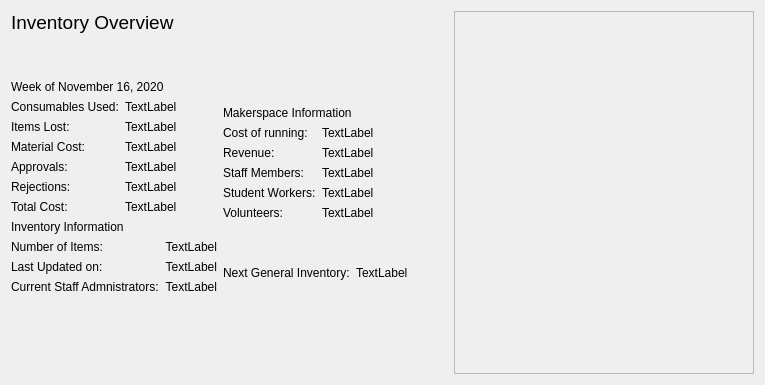
     <widget class="QWidget" name="page_4">
      <layout class="QVBoxLayout" name="verticalLayout_7">
       <item>
        <layout class="QHBoxLayout" name="horizontalLayout_27">
         <item>
          <layout class="QVBoxLayout" name="verticalLayout_28">
           <item>
            <widget class="QLabel" name="label_41">
             <property name="font">
              <font>
               <pointsize>14</pointsize>
              </font>
             </property>
             <property name="text">
              <string>Inventory Overview</string>
             </property>
            </widget>
           </item>
           <item>
            <spacer name="verticalSpacer_13">
             <property name="orientation">
              <enum>Qt::Vertical</enum>
             </property>
             <property name="sizeHint" stdset="0">
              <size>
               <width>20</width>
               <height>40</height>
              </size>
             </property>
            </spacer>
           </item>
           <item>
            <widget class="QLabel" name="main_date_label">
             <property name="text">
              <string>Week of November 16, 2020</string>
             </property>
            </widget>
           </item>
           <item>
            <layout class="QHBoxLayout" name="horizontalLayout_22">
             <item>
              <layout class="QVBoxLayout" name="verticalLayout_25">
               <item>
                <widget class="QLabel" name="cons_label">
                 <property name="text">
                  <string>Consumables Used:</string>
                 </property>
                </widget>
               </item>
               <item>
                <widget class="QLabel" name="item_lost_label">
                 <property name="text">
                  <string>Items Lost:</string>
                 </property>
                </widget>
               </item>
               <item>
                <widget class="QLabel" name="material_cost_label">
                 <property name="text">
                  <string>Material Cost:</string>
                 </property>
                </widget>
               </item>
               <item>
                <widget class="QLabel" name="approvals_label">
                 <property name="text">
                  <string>Approvals:</string>
                 </property>
                </widget>
               </item>
               <item>
                <widget class="QLabel" name="rejections_label">
                 <property name="text">
                  <string>Rejections:</string>
                 </property>
                </widget>
               </item>
               <item>
                <widget class="QLabel" name="total_cost_label">
                 <property name="text">
                  <string>Total Cost:</string>
                 </property>
                </widget>
               </item>
              </layout>
             </item>
             <item>
              <layout class="QVBoxLayout" name="verticalLayout_26">
               <item>
                <widget class="QLabel" name="cons_value">
                 <property name="font">
                  <font>
                   <weight>50</weight>
                   <bold>false</bold>
                  </font>
                 </property>
                 <property name="text">
                  <string>TextLabel</string>
                 </property>
                </widget>
               </item>
               <item>
                <widget class="QLabel" name="item_lost_value">
                 <property name="font">
                  <font>
                   <weight>50</weight>
                   <bold>false</bold>
                  </font>
                 </property>
                 <property name="text">
                  <string>TextLabel</string>
                 </property>
                </widget>
               </item>
               <item>
                <widget class="QLabel" name="material_cost_value">
                 <property name="font">
                  <font>
                   <weight>50</weight>
                   <bold>false</bold>
                  </font>
                 </property>
                 <property name="text">
                  <string>TextLabel</string>
                 </property>
                </widget>
               </item>
               <item>
                <widget class="QLabel" name="approvals_value">
                 <property name="font">
                  <font>
                   <weight>50</weight>
                   <bold>false</bold>
                  </font>
                 </property>
                 <property name="text">
                  <string>TextLabel</string>
                 </property>
                </widget>
               </item>
               <item>
                <widget class="QLabel" name="rejections_value">
                 <property name="font">
                  <font>
                   <weight>50</weight>
                   <bold>false</bold>
                  </font>
                 </property>
                 <property name="text">
                  <string>TextLabel</string>
                 </property>
                </widget>
               </item>
               <item>
                <widget class="QLabel" name="total_cost_value">
                 <property name="font">
                  <font>
                   <weight>50</weight>
                   <bold>false</bold>
                  </font>
                 </property>
                 <property name="text">
                  <string>TextLabel</string>
                 </property>
                </widget>
               </item>
              </layout>
             </item>
            </layout>
           </item>
           <item>
            <widget class="QLabel" name="label_49">
             <property name="text">
              <string>Inventory Information</string>
             </property>
            </widget>
           </item>
           <item>
            <layout class="QVBoxLayout" name="verticalLayout_27">
             <item>
              <layout class="QHBoxLayout" name="horizontalLayout_26">
               <item>
                <widget class="QLabel" name="n_of_items_label">
                 <property name="text">
                  <string>Number of Items:</string>
                 </property>
                </widget>
               </item>
               <item>
                <widget class="QLabel" name="current_n_of_items_value">
                 <property name="font">
                  <font>
                   <weight>50</weight>
                   <bold>false</bold>
                  </font>
                 </property>
                 <property name="accessibleDescription">
                  <string>0</string>
                 </property>
                 <property name="text">
                  <string>TextLabel</string>
                 </property>
                 <property name="alignment">
                  <set>Qt::AlignRight|Qt::AlignTrailing|Qt::AlignVCenter</set>
                 </property>
                </widget>
               </item>
              </layout>
             </item>
             <item>
              <layout class="QHBoxLayout" name="horizontalLayout_25">
               <item>
                <widget class="QLabel" name="last_update_label">
                 <property name="text">
                  <string>Last Updated on:</string>
                 </property>
                </widget>
               </item>
               <item>
                <widget class="QLabel" name="last_update_value">
                 <property name="font">
                  <font>
                   <weight>50</weight>
                   <bold>false</bold>
                  </font>
                 </property>
                 <property name="text">
                  <string>TextLabel</string>
                 </property>
                 <property name="alignment">
                  <set>Qt::AlignRight|Qt::AlignTrailing|Qt::AlignVCenter</set>
                 </property>
                </widget>
               </item>
              </layout>
             </item>
             <item>
              <layout class="QHBoxLayout" name="horizontalLayout_23">
               <item>
                <widget class="QLabel" name="current_staff_text_label">
                 <property name="text">
                  <string>Current Staff Admnistrators:</string>
                 </property>
                </widget>
               </item>
               <item>
                <widget class="QLabel" name="current_staff_text_value">
                 <property name="font">
                  <font>
                   <weight>50</weight>
                   <bold>false</bold>
                  </font>
                 </property>
                 <property name="text">
                  <string>TextLabel</string>
                 </property>
                 <property name="alignment">
                  <set>Qt::AlignBottom|Qt::AlignRight|Qt::AlignTrailing</set>
                 </property>
                </widget>
               </item>
              </layout>
             </item>
            </layout>
           </item>
           <item>
            <spacer name="verticalSpacer_16">
             <property name="orientation">
              <enum>Qt::Vertical</enum>
             </property>
             <property name="sizeHint" stdset="0">
              <size>
               <width>20</width>
               <height>40</height>
              </size>
             </property>
            </spacer>
           </item>
           <item>
            <spacer name="verticalSpacer_15">
             <property name="orientation">
              <enum>Qt::Vertical</enum>
             </property>
             <property name="sizeHint" stdset="0">
              <size>
               <width>20</width>
               <height>40</height>
              </size>
             </property>
            </spacer>
           </item>
          </layout>
         </item>
         <item>
          <layout class="QVBoxLayout" name="verticalLayout_33">
           <item>
            <spacer name="verticalSpacer_17">
             <property name="orientation">
              <enum>Qt::Vertical</enum>
             </property>
             <property name="sizeHint" stdset="0">
              <size>
               <width>20</width>
               <height>40</height>
              </size>
             </property>
            </spacer>
           </item>
           <item>
            <layout class="QVBoxLayout" name="verticalLayout_31">
             <item>
              <widget class="QLabel" name="ms_info_label">
               <property name="text">
                <string>Makerspace Information</string>
               </property>
              </widget>
             </item>
             <item>
              <layout class="QHBoxLayout" name="horizontalLayout_24">
               <item>
                <layout class="QVBoxLayout" name="verticalLayout_29">
                 <item>
                  <widget class="QLabel" name="cost_of_running_label">
                   <property name="text">
                    <string>Cost of running:</string>
                   </property>
                  </widget>
                 </item>
                 <item>
                  <widget class="QLabel" name="revenue_label">
                   <property name="text">
                    <string>Revenue:</string>
                   </property>
                  </widget>
                 </item>
                 <item>
                  <widget class="QLabel" name="num_staff_label">
                   <property name="text">
                    <string>Staff Members:</string>
                   </property>
                  </widget>
                 </item>
                 <item>
                  <widget class="QLabel" name="num_stud_workers_label">
                   <property name="text">
                    <string>Student Workers:</string>
                   </property>
                  </widget>
                 </item>
                 <item>
                  <widget class="QLabel" name="num_volunteers_label">
                   <property name="text">
                    <string>Volunteers:</string>
                   </property>
                  </widget>
                 </item>
                </layout>
               </item>
               <item>
                <layout class="QVBoxLayout" name="verticalLayout_30">
                 <item>
                  <widget class="QLabel" name="cost_of_running_value">
                   <property name="font">
                    <font>
                     <weight>50</weight>
                     <bold>false</bold>
                    </font>
                   </property>
                   <property name="text">
                    <string>TextLabel</string>
                   </property>
                  </widget>
                 </item>
                 <item>
                  <widget class="QLabel" name="revenue_value">
                   <property name="font">
                    <font>
                     <weight>50</weight>
                     <bold>false</bold>
                    </font>
                   </property>
                   <property name="text">
                    <string>TextLabel</string>
                   </property>
                  </widget>
                 </item>
                 <item>
                  <widget class="QLabel" name="num_staff_value">
                   <property name="font">
                    <font>
                     <weight>50</weight>
                     <bold>false</bold>
                    </font>
                   </property>
                   <property name="text">
                    <string>TextLabel</string>
                   </property>
                  </widget>
                 </item>
                 <item>
                  <widget class="QLabel" name="num_stud_workers_value">
                   <property name="font">
                    <font>
                     <weight>50</weight>
                     <bold>false</bold>
                    </font>
                   </property>
                   <property name="text">
                    <string>TextLabel</string>
                   </property>
                  </widget>
                 </item>
                 <item>
                  <widget class="QLabel" name="num_volunteers_value">
                   <property name="font">
                    <font>
                     <weight>50</weight>
                     <bold>false</bold>
                    </font>
                   </property>
                   <property name="text">
                    <string>TextLabel</string>
                   </property>
                  </widget>
                 </item>
                </layout>
               </item>
              </layout>
             </item>
             <item>
              <spacer name="verticalSpacer_12">
               <property name="orientation">
                <enum>Qt::Vertical</enum>
               </property>
               <property name="sizeHint" stdset="0">
                <size>
                 <width>20</width>
                 <height>40</height>
                </size>
               </property>
              </spacer>
             </item>
             <item>
              <layout class="QHBoxLayout" name="horizontalLayout_21">
               <item>
                <widget class="QLabel" name="next_general_inv_label">
                 <property name="text">
                  <string>Next General Inventory:</string>
                 </property>
                </widget>
               </item>
               <item>
                <widget class="QLabel" name="next_general_inv_value">
                 <property name="font">
                  <font>
                   <weight>50</weight>
                   <bold>false</bold>
                  </font>
                 </property>
                 <property name="text">
                  <string>TextLabel</string>
                 </property>
                </widget>
               </item>
              </layout>
             </item>
            </layout>
           </item>
           <item>
            <spacer name="verticalSpacer_14">
             <property name="orientation">
              <enum>Qt::Vertical</enum>
             </property>
             <property name="sizeHint" stdset="0">
              <size>
               <width>20</width>
               <height>40</height>
              </size>
             </property>
            </spacer>
           </item>
          </layout>
         </item>
         <item>
          <spacer name="horizontalSpacer_20">
           <property name="orientation">
            <enum>Qt::Horizontal</enum>
           </property>
           <property name="sizeHint" stdset="0">
            <size>
             <width>40</width>
             <height>20</height>
            </size>
           </property>
          </spacer>
         </item>
         <item>
          <widget class="QFrame" name="frame_5">
           <property name="minimumSize">
            <size>
             <width>300</width>
             <height>0</height>
            </size>
           </property>
           <property name="frameShape">
            <enum>QFrame::StyledPanel</enum>
           </property>
           <property name="frameShadow">
            <enum>QFrame::Raised</enum>
           </property>
          </widget>
         </item>
        </layout>
       </item>
      </layout>
     </widget>
